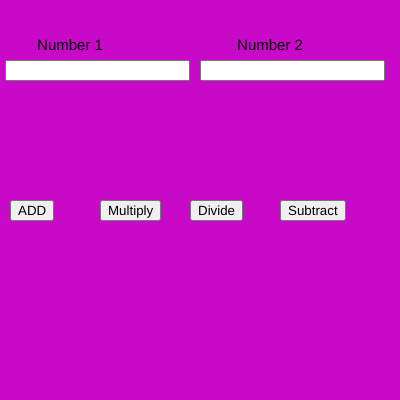
Frame 1 (no input)
Frame 60 (no input): identical to frame 1, image omitted
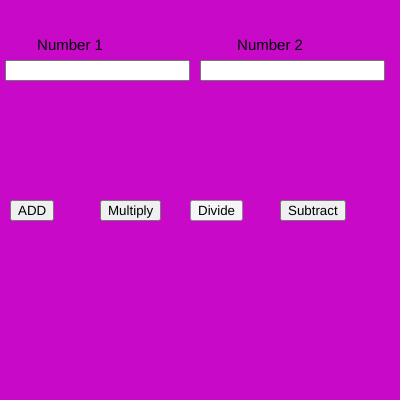
Frame 120 (the mouse pressed at the canvas centre since frame 60)

The p5.js sketch that drew these frames (run headless with seeded random() and noise() and a simulated clock; from frame 60 on, the mouse is pressed at the canvas centre):

// p5.js sketch
// ── sketch.js
var n1,n2;
var b1,b2,b3,b4;

function setup() {
  
  createCanvas(400, 400);
  
  num1 = createInput();
  num1.position(5, 60);
  
  num2 = createInput();
  num2.position(200, 60);
  
  b1 = createButton("ADD");
  b1.position(10, 200);
  b1.mousePressed(add);
  
  b2 = createButton("Multiply");
  b2.position(100, 200);
  b2.mousePressed(mul);
  
  b3 = createButton("Divide");
  b3.position(190, 200);
  b3.mousePressed(div);

  b4 = createButton("Subtract");
  b4.position(280, 200);
  b4.mousePressed(sub);

  textAlign(CENTER);
  textSize(15);
}

function draw() {
  background(200,10,200)
  text("Number 1",70,50)
  text("Number 2",270,50)
  n1 = parseInt(num1.value())
  n2 = parseInt(num2.value())

}

function add() {
  console.log(n1+n2)
}

function mul() {
  console.log(n1*n2)
}

function sub() {
  console.log(n1-n2)
}

function div() {
  console.log(n1/n2)
}
// ── Favorite Color?.js
function red_bg()
{
    r = 255;
    g = 0;
    b = 0;

}

function green_bg()
{
    r = 0;
    g = 255;
    b = 0;

}

function setup() {
  
  createCanvas(400, 400);
  
  btn_red = createButton("Red");
  btn_red.position(100,50);
  btn_red.mousepressed(red_bg);
  
  btn_green = createButton("Green");
  btn_green.position(250,50);
  btn_green.mousePressed(green_bg)
}

function draw() {
  background(200,10,200)
  text("Red",70,50)
  text("Green",270,50)
}
